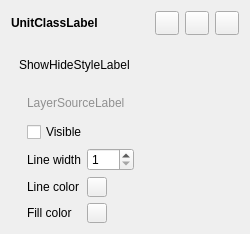
<?xml version="1.0" encoding="UTF-8"?>
<ui version="4.0">
 <class>UnitsClassWidget</class>
 <widget class="QWidget" name="UnitsClassWidget">
  <property name="geometry">
   <rect>
    <x>0</x>
    <y>0</y>
    <width>250</width>
    <height>234</height>
   </rect>
  </property>
  <property name="sizePolicy">
   <sizepolicy hsizetype="Minimum" vsizetype="Minimum">
    <horstretch>0</horstretch>
    <verstretch>0</verstretch>
   </sizepolicy>
  </property>
  <property name="minimumSize">
   <size>
    <width>250</width>
    <height>0</height>
   </size>
  </property>
  <property name="windowTitle">
   <string notr="true"/>
  </property>
  <layout class="QVBoxLayout" name="verticalLayout" stretch="0,0,0,0">
   <item>
    <layout class="QHBoxLayout" name="horizontalLayout">
     <item>
      <widget class="QLabel" name="UnitClassLabel">
       <property name="font">
        <font>
         <weight>75</weight>
         <bold>true</bold>
        </font>
       </property>
       <property name="text">
        <string notr="true">UnitClassLabel</string>
       </property>
      </widget>
     </item>
     <item>
      <spacer name="horizontalSpacer">
       <property name="orientation">
        <enum>Qt::Horizontal</enum>
       </property>
       <property name="sizeType">
        <enum>QSizePolicy::Expanding</enum>
       </property>
       <property name="sizeHint" stdset="0">
        <size>
         <width>40</width>
         <height>20</height>
        </size>
       </property>
      </spacer>
     </item>
     <item>
      <widget class="QPushButton" name="UpButton">
       <property name="maximumSize">
        <size>
         <width>24</width>
         <height>24</height>
        </size>
       </property>
       <property name="text">
        <string notr="true"/>
       </property>
      </widget>
     </item>
     <item>
      <widget class="QPushButton" name="DownButton">
       <property name="maximumSize">
        <size>
         <width>24</width>
         <height>24</height>
        </size>
       </property>
       <property name="text">
        <string notr="true"/>
       </property>
      </widget>
     </item>
     <item>
      <widget class="QPushButton" name="RemoveButton">
       <property name="maximumSize">
        <size>
         <width>24</width>
         <height>24</height>
        </size>
       </property>
       <property name="text">
        <string notr="true"/>
       </property>
      </widget>
     </item>
    </layout>
   </item>
   <item>
    <spacer name="verticalSpacer">
     <property name="orientation">
      <enum>Qt::Vertical</enum>
     </property>
     <property name="sizeType">
      <enum>QSizePolicy::Fixed</enum>
     </property>
     <property name="sizeHint" stdset="0">
      <size>
       <width>20</width>
       <height>8</height>
      </size>
     </property>
    </spacer>
   </item>
   <item>
    <widget class="openfluid::ui::common::ActionLabel" name="ShowHideStyleLabel">
     <property name="sizePolicy">
      <sizepolicy hsizetype="Expanding" vsizetype="Preferred">
       <horstretch>0</horstretch>
       <verstretch>0</verstretch>
      </sizepolicy>
     </property>
     <property name="text">
      <string notr="true">ShowHideStyleLabel</string>
     </property>
     <property name="indent">
      <number>8</number>
     </property>
    </widget>
   </item>
   <item>
    <widget class="QWidget" name="StyleWidget" native="true">
     <layout class="QVBoxLayout" name="verticalLayout_3">
      <property name="leftMargin">
       <number>16</number>
      </property>
      <property name="rightMargin">
       <number>0</number>
      </property>
      <property name="bottomMargin">
       <number>0</number>
      </property>
      <item>
       <widget class="QLabel" name="LayerSourceLabel">
        <property name="font">
         <font>
          <underline>false</underline>
         </font>
        </property>
        <property name="styleSheet">
         <string notr="true">color : #909090;</string>
        </property>
        <property name="text">
         <string notr="true">LayerSourceLabel</string>
        </property>
        <property name="indent">
         <number>0</number>
        </property>
       </widget>
      </item>
      <item>
       <widget class="QWidget" name="StyleParamsWidget" native="true">
        <property name="sizePolicy">
         <sizepolicy hsizetype="Minimum" vsizetype="Minimum">
          <horstretch>0</horstretch>
          <verstretch>0</verstretch>
         </sizepolicy>
        </property>
        <layout class="QVBoxLayout" name="verticalLayout_2">
         <property name="leftMargin">
          <number>0</number>
         </property>
         <property name="topMargin">
          <number>6</number>
         </property>
         <property name="rightMargin">
          <number>0</number>
         </property>
         <property name="bottomMargin">
          <number>0</number>
         </property>
         <item>
          <widget class="QCheckBox" name="VisibleCheckBox">
           <property name="text">
            <string>Visible</string>
           </property>
          </widget>
         </item>
         <item>
          <layout class="QFormLayout" name="formLayout">
           <item row="0" column="0">
            <widget class="QLabel" name="LineWidthLabel">
             <property name="text">
              <string>Line width</string>
             </property>
            </widget>
           </item>
           <item row="0" column="1">
            <widget class="QSpinBox" name="LineWidthSpinBox">
             <property name="sizePolicy">
              <sizepolicy hsizetype="Maximum" vsizetype="Fixed">
               <horstretch>0</horstretch>
               <verstretch>0</verstretch>
              </sizepolicy>
             </property>
             <property name="maximumSize">
              <size>
               <width>16777215</width>
               <height>16777215</height>
              </size>
             </property>
             <property name="minimum">
              <number>1</number>
             </property>
             <property name="maximum">
              <number>400</number>
             </property>
            </widget>
           </item>
           <item row="1" column="0">
            <widget class="QLabel" name="label_2">
             <property name="text">
              <string>Line color</string>
             </property>
            </widget>
           </item>
           <item row="1" column="1">
            <widget class="QPushButton" name="LineColorButton">
             <property name="maximumSize">
              <size>
               <width>20</width>
               <height>20</height>
              </size>
             </property>
             <property name="text">
              <string notr="true"/>
             </property>
            </widget>
           </item>
           <item row="2" column="0">
            <widget class="QLabel" name="FillColorLabel">
             <property name="sizePolicy">
              <sizepolicy hsizetype="Minimum" vsizetype="Minimum">
               <horstretch>0</horstretch>
               <verstretch>0</verstretch>
              </sizepolicy>
             </property>
             <property name="text">
              <string>Fill color</string>
             </property>
            </widget>
           </item>
           <item row="2" column="1">
            <widget class="QPushButton" name="FillColorButton">
             <property name="maximumSize">
              <size>
               <width>20</width>
               <height>20</height>
              </size>
             </property>
             <property name="text">
              <string/>
             </property>
            </widget>
           </item>
          </layout>
         </item>
        </layout>
       </widget>
      </item>
     </layout>
    </widget>
   </item>
  </layout>
 </widget>
 <customwidgets>
  <customwidget>
   <class>openfluid::ui::common::ActionLabel</class>
   <extends>QLabel</extends>
   <header location="global">openfluid/ui/common/ActionLabel.hpp</header>
  </customwidget>
 </customwidgets>
 <resources/>
 <connections/>
</ui>
